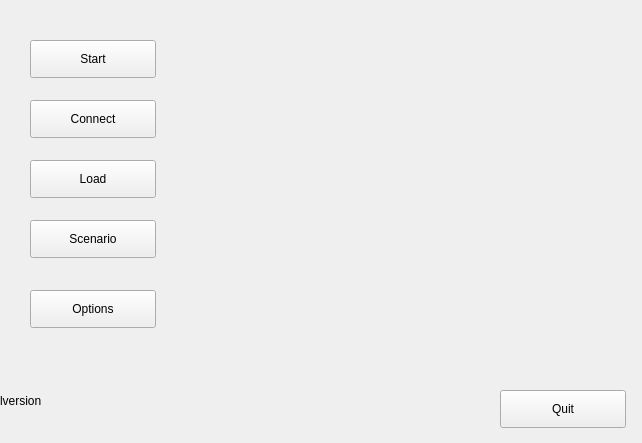
<?xml version="1.0" encoding="UTF-8"?>
<ui version="4.0">
 <class>Form</class>
 <widget class="QWidget" name="Form">
  <property name="geometry">
   <rect>
    <x>0</x>
    <y>0</y>
    <width>642</width>
    <height>443</height>
   </rect>
  </property>
  <property name="windowTitle">
   <string>Form</string>
  </property>
  <widget class="QPushButton" name="bstart">
   <property name="geometry">
    <rect>
     <x>30</x>
     <y>40</y>
     <width>126</width>
     <height>38</height>
    </rect>
   </property>
   <property name="text">
    <string>Start</string>
   </property>
  </widget>
  <widget class="QPushButton" name="bconnect">
   <property name="geometry">
    <rect>
     <x>30</x>
     <y>100</y>
     <width>126</width>
     <height>38</height>
    </rect>
   </property>
   <property name="text">
    <string>Connect</string>
   </property>
  </widget>
  <widget class="QPushButton" name="boptions">
   <property name="geometry">
    <rect>
     <x>30</x>
     <y>290</y>
     <width>126</width>
     <height>38</height>
    </rect>
   </property>
   <property name="text">
    <string>Options</string>
   </property>
  </widget>
  <widget class="QPushButton" name="bload">
   <property name="geometry">
    <rect>
     <x>30</x>
     <y>160</y>
     <width>126</width>
     <height>38</height>
    </rect>
   </property>
   <property name="text">
    <string>Load</string>
   </property>
  </widget>
  <widget class="QPushButton" name="bscenario">
   <property name="geometry">
    <rect>
     <x>30</x>
     <y>220</y>
     <width>126</width>
     <height>38</height>
    </rect>
   </property>
   <property name="text">
    <string>Scenario</string>
   </property>
  </widget>
  <widget class="QPushButton" name="bquit">
   <property name="geometry">
    <rect>
     <x>500</x>
     <y>390</y>
     <width>126</width>
     <height>38</height>
    </rect>
   </property>
   <property name="text">
    <string>Quit</string>
   </property>
  </widget>
  <widget class="QLabel" name="lintro">
   <property name="geometry">
    <rect>
     <x>400</x>
     <y>30</y>
     <width>201</width>
     <height>141</height>
    </rect>
   </property>
   <property name="text">
    <string/>
   </property>
  </widget>
  <widget class="QLabel" name="lversion">
   <property name="geometry">
    <rect>
     <x>0</x>
     <y>390</y>
     <width>251</width>
     <height>21</height>
    </rect>
   </property>
   <property name="text">
    <string>lversion</string>
   </property>
  </widget>
 </widget>
 <resources/>
 <connections/>
</ui>
